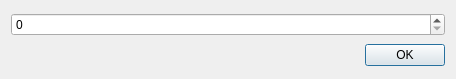
<?xml version="1.0" encoding="UTF-8"?>
<ui version="4.0">
 <class>SelectPositionDialog</class>
 <widget class="QDialog" name="SelectPositionDialog">
  <property name="geometry">
   <rect>
    <x>0</x>
    <y>0</y>
    <width>456</width>
    <height>79</height>
   </rect>
  </property>
  <property name="windowTitle">
   <string>Select a position for this minion</string>
  </property>
  <layout class="QVBoxLayout" name="verticalLayout">
   <item>
    <widget class="QSpinBox" name="choice"/>
   </item>
   <item>
    <widget class="QDialogButtonBox" name="buttonBox">
     <property name="orientation">
      <enum>Qt::Horizontal</enum>
     </property>
     <property name="standardButtons">
      <set>QDialogButtonBox::Ok</set>
     </property>
    </widget>
   </item>
  </layout>
 </widget>
 <resources/>
 <connections>
  <connection>
   <sender>buttonBox</sender>
   <signal>accepted()</signal>
   <receiver>SelectPositionDialog</receiver>
   <slot>accept()</slot>
   <hints>
    <hint type="sourcelabel">
     <x>248</x>
     <y>254</y>
    </hint>
    <hint type="destinationlabel">
     <x>157</x>
     <y>274</y>
    </hint>
   </hints>
  </connection>
  <connection>
   <sender>buttonBox</sender>
   <signal>rejected()</signal>
   <receiver>SelectPositionDialog</receiver>
   <slot>reject()</slot>
   <hints>
    <hint type="sourcelabel">
     <x>316</x>
     <y>260</y>
    </hint>
    <hint type="destinationlabel">
     <x>286</x>
     <y>274</y>
    </hint>
   </hints>
  </connection>
 </connections>
</ui>
